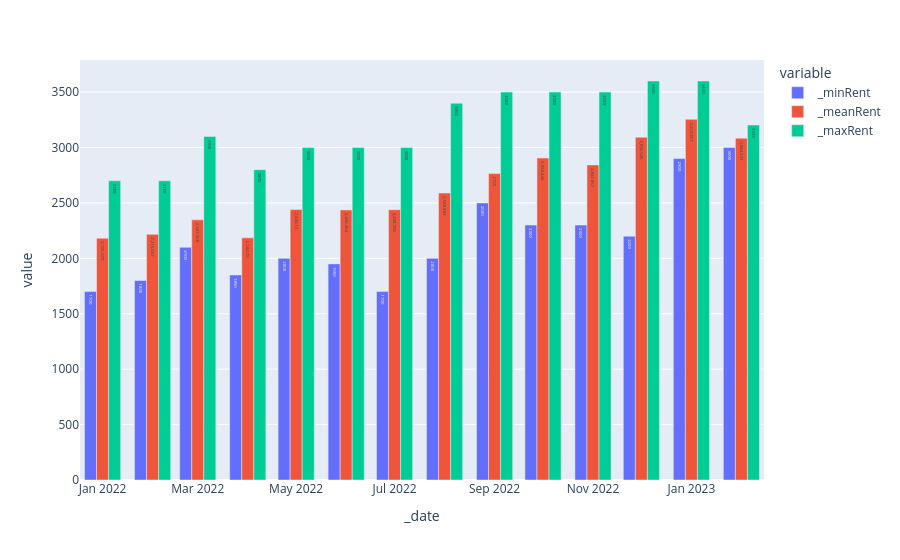

The code cell stored with this chart in its notebook:
### Code cell
fig = px.bar(g1, y=["_minRent","_meanRent","_maxRent"], barmode="group", text_auto=True)
fig.show()

### Figure 1 — Plotly figure (JSON) as saved in the notebook; plotly's stock layout.template omitted (floating-point values rounded to 4 significant figures)
{"data": [{"alignmentgroup": "True", "hovertemplate": "variable=_minRent<br>_date=%{x}<br>value=%{y}<extra></extra>", "legendgroup": "_minRent", "marker": {"color": "#636efa", "pattern": {"shape": ""}}, "name": "_minRent", "offsetgroup": "_minRent", "orientation": "v", "showlegend": true, "textposition": "auto", "texttemplate": "%{y}", "type": "bar", "x": ["2022-01-01T00:00:00", "2022-02-01T00:00:00", "2022-03-01T00:00:00", "2022-04-01T00:00:00", "2022-05-01T00:00:00", "2022-06-01T00:00:00", "2022-07-01T00:00:00", "2022-08-01T00:00:00", "2022-09-01T00:00:00", "2022-10-01T00:00:00", "2022-11-01T00:00:00", "2022-12-01T00:00:00", "2023-01-01T00:00:00", "2023-02-01T00:00:00"], "xaxis": "x", "y": [1700, 1800, 2100, 1850, 2000, 1950, 1700, 2000, 2500, 2300, 2300, 2200, 2900, 3000], "yaxis": "y"}, {"alignmentgroup": "True", "hovertemplate": "variable=_meanRent<br>_date=%{x}<br>value=%{y}<extra></extra>", "legendgroup": "_meanRent", "marker": {"color": "#EF553B", "pattern": {"shape": ""}}, "name": "_meanRent", "offsetgroup": "_meanRent", "orientation": "v", "showlegend": true, "textposition": "auto", "texttemplate": "%{y}", "type": "bar", "x": ["2022-01-01T00:00:00", "2022-02-01T00:00:00", "2022-03-01T00:00:00", "2022-04-01T00:00:00", "2022-05-01T00:00:00", "2022-06-01T00:00:00", "2022-07-01T00:00:00", "2022-08-01T00:00:00", "2022-09-01T00:00:00", "2022-10-01T00:00:00", "2022-11-01T00:00:00", "2022-12-01T00:00:00", "2023-01-01T00:00:00", "2023-02-01T00:00:00"], "xaxis": "x", "y": [2182.0, 2217.0, 2347.0, 2185.0, 2440.0, 2436.0, 2439.0, 2589.0, 2765, 2904.0, 2843.0, 3093.0, 3254.0, 3084.0], "yaxis": "y"}, {"alignmentgroup": "True", "hovertemplate": "variable=_maxRent<br>_date=%{x}<br>value=%{y}<extra></extra>", "legendgroup": "_maxRent", "marker": {"color": "#00cc96", "pattern": {"shape": ""}}, "name": "_maxRent", "offsetgroup": "_maxRent", "orientation": "v", "showlegend": true, "textposition": "auto", "texttemplate": "%{y}", "type": "bar", "x": ["2022-01-01T00:00:00", "2022-02-01T00:00:00", "2022-03-01T00:00:00", "2022-04-01T00:00:00", "2022-05-01T00:00:00", "2022-06-01T00:00:00", "2022-07-01T00:00:00", "2022-08-01T00:00:00", "2022-09-01T00:00:00", "2022-10-01T00:00:00", "2022-11-01T00:00:00", "2022-12-01T00:00:00", "2023-01-01T00:00:00", "2023-02-01T00:00:00"], "xaxis": "x", "y": [2700, 2700, 3100, 2800, 3000, 3000, 3000, 3400, 3500, 3500, 3500, 3600, 3600, 3203], "yaxis": "y"}], "layout": {"barmode": "group", "legend": {"title": {"text": "variable"}, "tracegroupgap": 0}, "margin": {"t": 60}, "xaxis": {"anchor": "y", "domain": [0, 1], "title": {"text": "_date"}}, "yaxis": {"anchor": "x", "domain": [0, 1], "title": {"text": "value"}}}}
